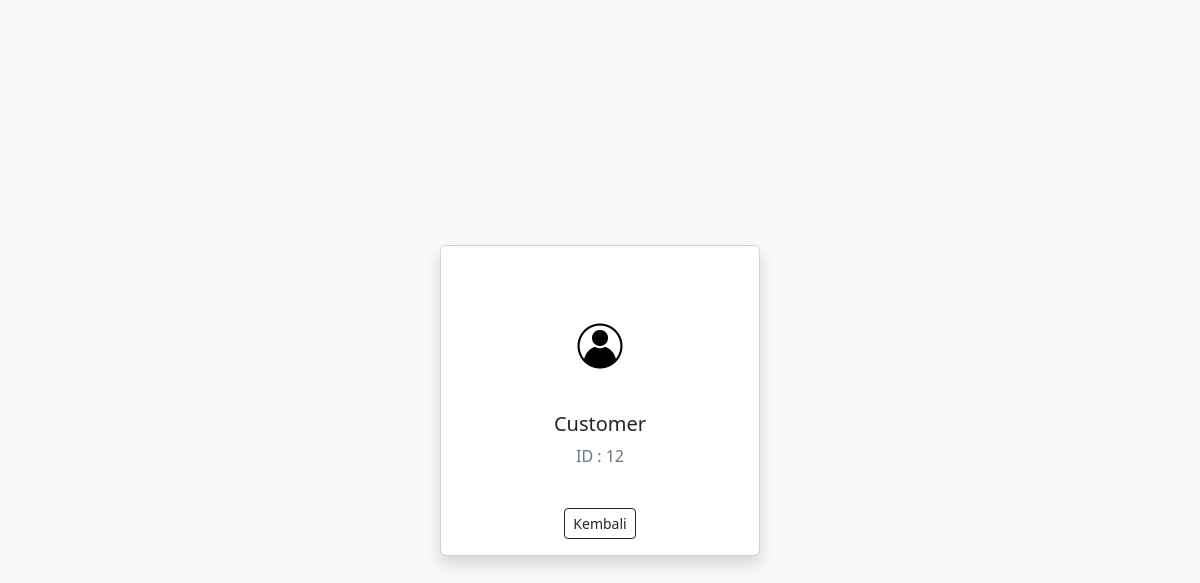
Screenshot of /profile.php (signed in) with the database file from the repository.
### profile.php (the view, shortened to what this page needs)
<?php
require_once "config.php";
$id_customer = $_SESSION['id_customer'];
$query = mysqli_query($conn, "SELECT * FROM `bo-customer` WHERE id_customer = '$id_customer'");
$data = mysqli_fetch_assoc($query);
?>
<!DOCTYPE html>
<html lang="id">
<head>
    <link href="https://cdn.jsdelivr.net/npm/bootstrap@5.3.3/dist/css/bootstrap.min.css" rel="stylesheet">
    <link rel="stylesheet" href="https://cdn.jsdelivr.net/npm/bootstrap-icons/font/bootstrap-icons.css">
</head>
<body class="bg-light d-flex justify-content-center align-items-center vh-100">
    <div class="card text-center shadow" style="width: 20rem;">
        <img src="Images/<?=$data['image_customer']?>" alt="Avatar" class="profile-avatar mx-auto">
        <div class="card-body">
            <h5 class="card-title"><?= ucwords($data['name_customer'])?></h5>
            <p class="card-text text-secondary">ID : <?=$data['id_customer']?></p>
            <br>
            <div class="d-flex justify-content-center gap-2">
                <a href="index.php" class="btn btn-outline-dark btn-sm">Kembali</a>
            </div>
        </div>
    </div>
</body>
</html>

### profile.php (style rules this page uses)
.profile-avatar { width: 100px; height: 100px; object-fit: cover; border-radius: 50%; margin-top: -50px; border: 5px solid #fff; }

### rows the page displays
bo-customer: image_customer (placeholder picture), name_customer "Customer", id_customer "12"
